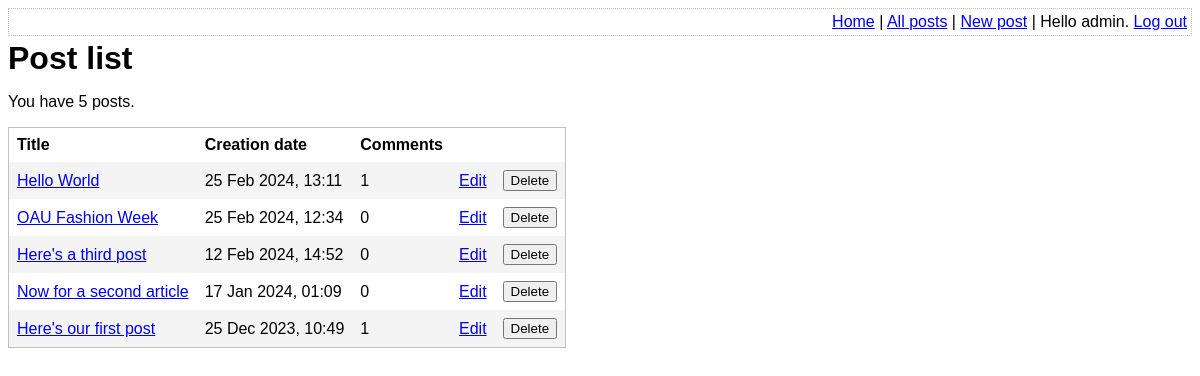
/list-posts.php (signed in), run on the app's committed database.
### tables this page shows
CREATE TABLE post (
	id INTEGER PRIMARY KEY AUTOINCREMENT NOT NULL,
	title VARCHAR NOT NULL,
	body VARCHAR NOT NULL,
	user_id INTEGER NOT NULL,
	created_at VARCHAR NOT NULL,
	updated_at VARCHAR,
	FOREIGN KEY (user_id) REFERENCES user(id)
);

### lib/common.php (called while the page is built, shortened)
<?php
function htmlEscape($html)
{
    return htmlspecialchars($html, ENT_HTML5, 'UTF-8');
}
function convertSqlDate($sqlDate)
{
    $date = DateTime::createFromFormat('Y-m-d H:i:s', $sqlDate);
    return $date->format('d M Y, H:i');
}
function getAllPosts(PDO $pdo)
{
    $stmt = $pdo->query(
        'SELECT
            id, title, created_at, body,
            (SELECT COUNT(*) FROM comment WHERE comment.post_id = post.id) comment_count
        FROM
            post
        ORDER BY
            created_at DESC'
    );
    return $stmt->fetchAll(PDO::FETCH_ASSOC);
}

### list-posts.php (the view, shortened to what this page needs)
<?php
require_once 'lib/common.php';
$pdo = getPDO();
$posts = getAllPosts($pdo);
?>
<!DOCTYPE html>
<html>
    <head>
        <?php require 'templates/head.php' ?>
    </head>
    <body>
        <?php require 'templates/top-menu.php' ?>
        <h1>Post list</h1>
        <p>You have <?php echo count($posts) ?> posts.
        <form method="post">
            <table id="post-list">
                <thead>
                    <tr>
                        <th>Title</th>
                        <th>Creation date</th>
                        <th>Comments</th>
                        <th />
                        <th />
                    </tr>
                </thead>
                <tbody>
                    <?php foreach ($posts as $post): ?>
                        <tr>
                            <td>
                                <a
                                    href="view-post.php?post_id=<?php echo $post['id']?>"
                                ><?php echo htmlEscape($post['title']) ?></a>
                            </td>
                            <td>
                                <?php echo convertSqlDate($post['created_at']) ?>
                            </td>
                            <td>
                                <?php echo $post['comment_count'] ?>
                            </td>
                            <td>
                                <a href="edit-post.php?post_id=<?php echo $post['id']?>">Edit</a>
                            </td>
                            <td>
                                <input
                                    type="submit"
                                    name="delete-post[<?php echo $post['id']?>]"
                                    value="Delete"
                                />
                            </td>
                        </tr>
                    <?php endforeach ?>
                </tbody>
            </table>
        </form>
    </body>
</html>

### assets/main.css (style rules this page uses)
h1, h2, h3 { margin-top: 0; margin-bottom: 8px; }
body { font-family: sans-serif; }
#post-list { border-collapse: collapse; border: 1px solid silver; }
#post-list td, #post-list th { padding: 8px; text-align: left; }
#post-list tbody tr:nth-child(odd) { background-color: #f4f4f4; }

### data on the page
post: title "Hello World", created_at "25 Feb 2024, 13:11", comment_count "1"
post: title "OAU Fashion Week", created_at "25 Feb 2024, 12:34", comment_count "0"
post: title "Here's a third post", created_at "12 Feb 2024, 14:52", comment_count "0"
post: title "Now for a second article", created_at "17 Jan 2024, 01:09", comment_count "0"
post: title "Here's our first post", created_at "25 Dec 2023, 10:49", comment_count "1"

### other printed values
htmlEscape(getAuthUser()) "admin"
count($posts) "5"
